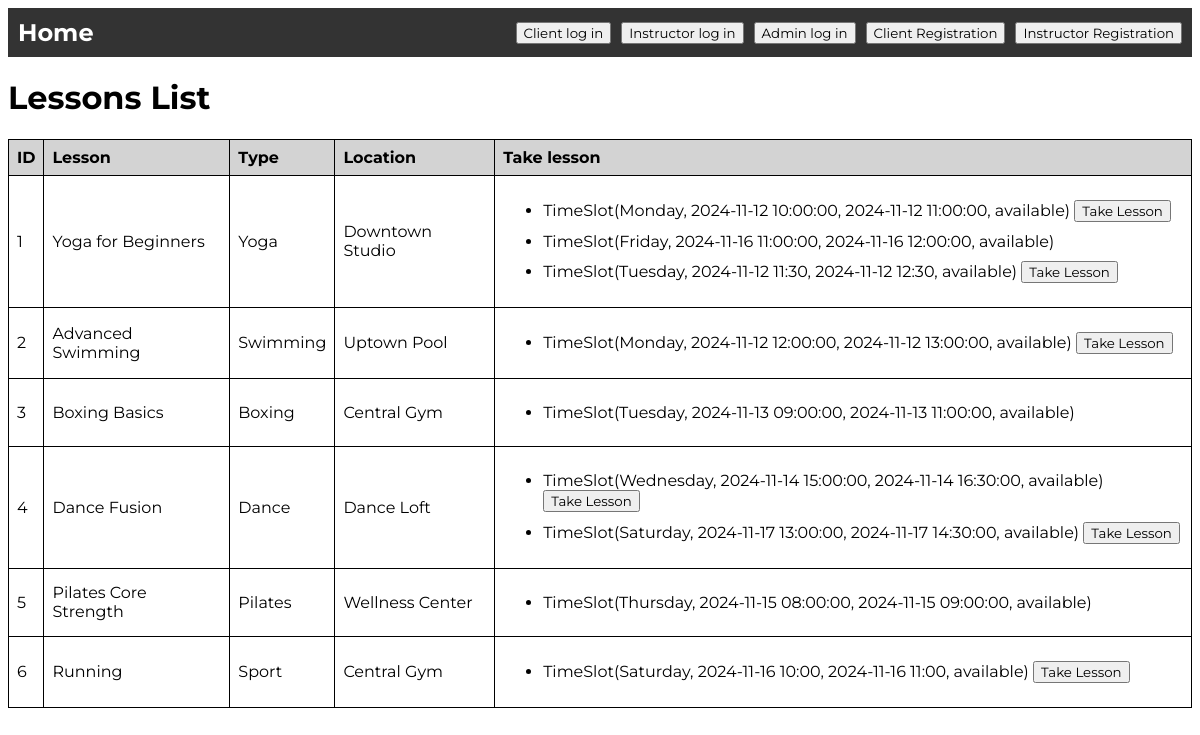
The page /lessons on the database its author committed.
### models/models.py (models this page shows, shortened)
class Lesson(db.Model):
    __tablename__ = 'lessons'
    lesson_id = db.Column(db.Integer, primary_key=True, autoincrement=True)
    name = db.Column(db.String(100), nullable=False, unique=True)
    lesson_type = db.Column(db.String(50), nullable=False)
    description = db.Column(db.String(255), nullable=False)
    capacity = db.Column(db.Integer, nullable=False)
    offerings = db.relationship('Offering', backref='lesson', lazy=True)
    lesson_time_slots = db.relationship('TimeSlot', back_populates='lesson', lazy=True)
    is_available = db.Column(db.Boolean, default=True)
    location_id = db.Column(db.Integer, db.ForeignKey('locations.location_id', name='fk_location_id'), nullable=True)
    location = db.relationship('Location', backref=db.backref('lessons', lazy=True))

class Location(db.Model):
    __tablename__ = 'locations'
    location_id = db.Column(db.Integer, primary_key=True, autoincrement=True)
    name = db.Column(db.String(128), nullable=False)
    city = db.Column(db.String(128), nullable=False)
    address = db.Column(db.String(255), nullable=False)

class Schedule(db.Model):
    __tablename__ = 'schedules'
    schedule_id = db.Column(db.Integer, primary_key=True, autoincrement=True)
    lesson_id = db.Column(db.Integer, db.ForeignKey('lessons.lesson_id', name='fk_lesson_id'), nullable=False)
    lesson = db.relationship('Lesson', backref=db.backref('schedules', lazy=True))
    time_slot_id = db.Column(db.Integer, db.ForeignKey('time_slots.id', name='fk_time_slot_id'), nullable=False)
    time_slot = db.relationship('TimeSlot', backref=db.backref('schedules', lazy=True))
    is_available = db.Column(db.Boolean, default=True)

class TimeSlot(db.Model):
    __tablename__ = 'time_slots'
    id = db.Column(db.Integer, primary_key=True)
    start_time = db.Column(db.String(50), nullable=False)
    end_time = db.Column(db.String(50), nullable=False)
    is_available = db.Column(db.Boolean, default=True, nullable=False)
    lesson_id = db.Column(db.Integer, db.ForeignKey('lessons.lesson_id', name='fk_lesson_id'), nullable=False)
    lesson = db.relationship('Lesson', back_populates='lesson_time_slots', lazy=True)
    day_of_week = db.Column(db.String(50), nullable=False)
    def __repr__(self):
        return f"TimeSlot({self.day_of_week}, {self.start_time}, {self.end_time}, {'available' if self.is_available else 'taken'})"

### main.py (the view)
@app.route('/lessons')
def lessons():
    lessons = Lesson.query.all()
    lesson_and_time_slots = list()
    for l in lessons:
        scheds = Schedule.query.filter_by(lesson_id=l.lesson_id).all()
        lts = {
            'lesson' : l,
            'schedules' : scheds
        }
        lesson_and_time_slots.append(lts)
    return render_template('lessons.html', lessons=lesson_and_time_slots)

### templates/lessons.html (shortened to what this page needs)
{% include 'header.html' %}
<h1>Lessons List</h1>
<table>
    <thead>
        <tr>
            <th>ID</th>
            <th>Lesson</th>
            <th>Type</th>
            <th>Location</th>
            <th>Take lesson</th>
        </tr>
    </thead>
    <tbody>
        {% for lesson in lessons %}
        <tr>
            <td>{{ lesson.lesson.lesson_id }}</td>
            <td>{{ lesson.lesson.name }}</td>
            <td>{{ lesson.lesson.lesson_type }}</td>
            <td>{{ lesson.lesson.location.name }}</td>
            <td>
                <ul>
                    {% for schedule in lesson.schedules %}
                    <li>
                        {{ schedule.time_slot }}
                        {% if schedule.is_available %}
                        <form action="{{ url_for('take_lesson') }}" method="post" style="display:inline;">
                            <button type="submit">Take Lesson</button>
                        </form>
                        {% endif %}
                    </li>
                    {% endfor %}
                </ul>
            </td>
        </tr>
        {% endfor %}
    </tbody>
</table>
</body>
</html>

### static/style.css (style rules this page uses)
* { font-family: "Montserrat", sans-serif; }
li, a, button { font-family: "Montserrat", sans-serif; }
li { margin-top: 10px; margin-bottom: 10px; }
table { width: 100%; border-collapse: collapse; }
th, td { border: 1px solid black; padding: 8px; text-align: left; }
th { background-color:lightgray; }

### rows shown on the page
Lesson: lesson.lesson_id "1", lesson.name "Yoga for Beginners", lesson.lesson_type "Yoga"
Location: lesson.location.name "Downtown Studio"
Schedule: time_slot "TimeSlot(Monday, 2024-11-12 10:00:00, 2024-11-12 11:00:00, available)"
Schedule: time_slot "TimeSlot(Friday, 2024-11-16 11:00:00, 2024-11-16 12:00:00, available)"
Schedule: time_slot "TimeSlot(Tuesday, 2024-11-12 11:30, 2024-11-12 12:30, available)"
Lesson: lesson.lesson_id "2", lesson.name "Advanced Swimming", lesson.lesson_type "Swimming"
Location: lesson.location.name "Uptown Pool"
Schedule: time_slot "TimeSlot(Monday, 2024-11-12 12:00:00, 2024-11-12 13:00:00, available)"
Lesson: lesson.lesson_id "3", lesson.name "Boxing Basics", lesson.lesson_type "Boxing"
Location: lesson.location.name "Central Gym" "Central Gym"
Schedule: time_slot "TimeSlot(Tuesday, 2024-11-13 09:00:00, 2024-11-13 11:00:00, available)"
Lesson: lesson.lesson_id "4", lesson.name "Dance Fusion", lesson.lesson_type "Dance"
Location: lesson.location.name "Dance Loft"
Schedule: time_slot "TimeSlot(Wednesday, 2024-11-14 15:00:00, 2024-11-14 16:30:00, available)"
Schedule: time_slot "TimeSlot(Saturday, 2024-11-17 13:00:00, 2024-11-17 14:30:00, available)"
Lesson: lesson.lesson_id "5", lesson.name "Pilates Core Strength", lesson.lesson_type "Pilates"
Location: lesson.location.name "Wellness Center"
Schedule: time_slot "TimeSlot(Thursday, 2024-11-15 08:00:00, 2024-11-15 09:00:00, available)"
Lesson: lesson.lesson_id "6", lesson.name "Running", lesson.lesson_type "Sport"
Schedule: time_slot "TimeSlot(Saturday, 2024-11-16 10:00, 2024-11-16 11:00, available)"
